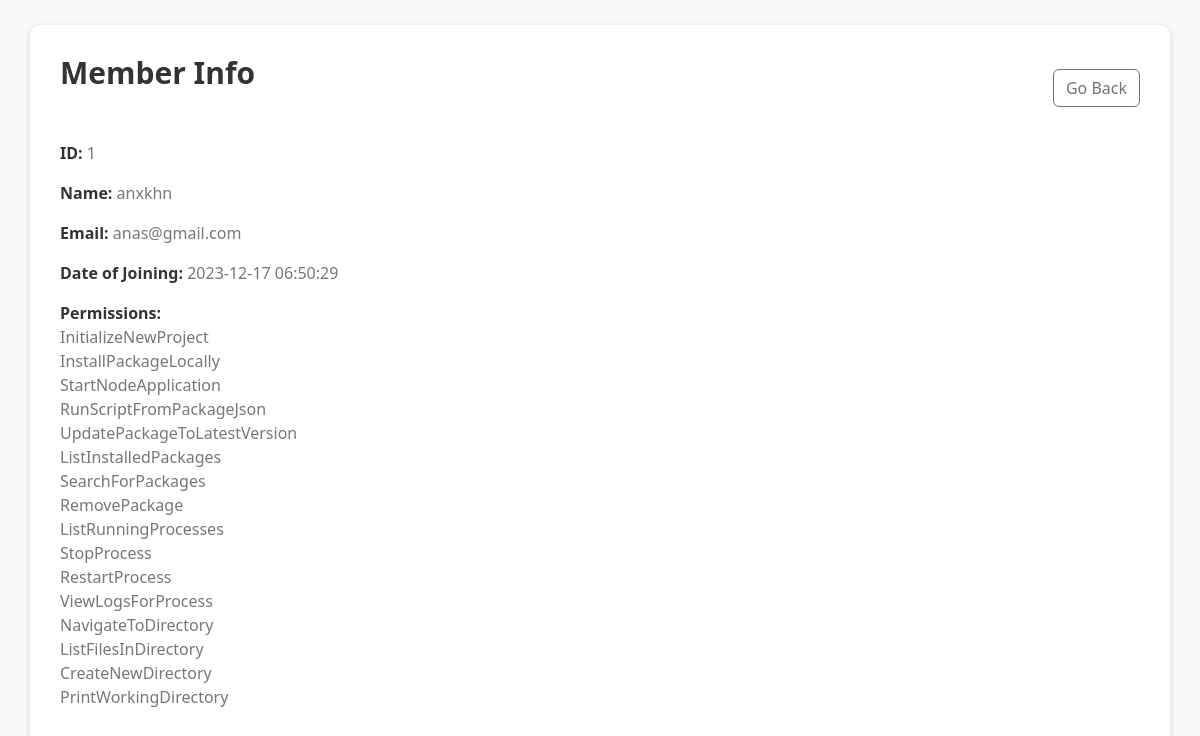
Page /member_info/1 (signed in) on the committed database.
### tables this page shows
CREATE TABLE members (id INTEGER PRIMARY KEY, name TEXT NOT NULL, email TEXT NOT NULL, doj DATETIME NOT NULL, options TEXT);

### app.py (the view)
@app.route("/member_info/<id>", methods=["GET"])
@login_required
def member_info(id):
    info = db.execute("SELECT * from members WHERE id = ?", id)[0]
    x = info["options"]
    lst = x.split(",")
    result = generate_commands(lst, commands_data)
    with open("selected_commands.json", "w") as outfile:
        json.dump(result, outfile, indent=2)
    return render_template("member_info.html", info=info, lst=lst)

### app.py (called while the page is built)
@app.after_request
def after_request(response):
    response.headers["Cache-Control"] = "no-cache, no-store, must-revalidate"
    response.headers["Expires"] = 0
    response.headers["Pragma"] = "no-cache"
    return response

def login_required(f):
    @wraps(f)
    def decorated_function(*args, **kwargs):
        if session.get("user_id") is None:
            return redirect("/login")
        return f(*args, **kwargs)
    return decorated_function

def generate_commands(commands_list, commands_json):
    output = {}
    for command in commands_list:
        command = command.strip()
        for category, category_commands in commands_json.items():
            if command in category_commands:
                output[command] = category_commands[command]
    return output

### templates/member_info.html (shortened to what this page needs)
<!DOCTYPE html>
<html lang="en">
  <head>
    <link
      rel="stylesheet"
      href="https://cdn.jsdelivr.net/npm/bootstrap@5.3.0/dist/css/bootstrap.min.css"
    />
  </head>
  <body>
    <div class="container">
      <div class="header">
        <h1>Member Info</h1>
        <div class="right-buttons">
          <a href="/members" class="btn btn-outline-secondary">Go Back</a>
        </div>
      </div>
      <div>
        <p>
          <strong>ID:</strong>
          <span>{{info.id}}</span>
        </p>
        <p>
          <strong>Name:</strong>
          <span>{{info.name}}</span>
        </p>
        <p>
          <strong>Email:</strong>
          <span>{{info.email}}</span>
        </p>
        <p>
          <strong>Date of Joining:</strong>
          <span>{{info.doj}}</span>
        </p>
        <p>
          <strong>Permissions:</strong>
          <br />
          {% for x in lst %}
          <span>{{x}}</span><br />
          {% endfor %}
        </p>
      </div>
    </div>
  </body>
</html>

### templates/member_info.html (style rules this page uses)
body { background-color: #f8f9fa; }
.container { margin-top: 25px; margin-bottom: 25px; background-color: #fff; border-radius: 10px; padding: 30px; box-shadow: 0 2px 6px rgba(0, 0, 0, 0.15); }
h1 { font-size: 30px; font-weight: 600; margin-bottom: 30px; color: #333; }
p { font-size: 16px; color: #555; }
strong { font-weight: 600; color: #333; }
span { color: #777; }
.header { display: flex; justify-content: space-between; align-items: center; margin-bottom: 20px; }
.right-buttons { margin-left: auto; }

### rows in the picture
members: id "1", name "anxkhn", email "anas@gmail.com", doj "2023-12-17 06:50:29"

### other values in the picture
{{ x }} "InitializeNewProject" "InstallPackageLocally" "StartNodeApplication" "RunScriptFromPackageJson" "UpdatePackageToLatestVersion" "ListInstalledPackages" "SearchForPackages" "RemovePackage" "ListRunningProcesses" "StopProcess" "RestartProcess" "ViewLogsForProcess" "NavigateToDirectory" "ListFilesInDirectory" "CreateNewDirectory" "PrintWorkingDirectory"
